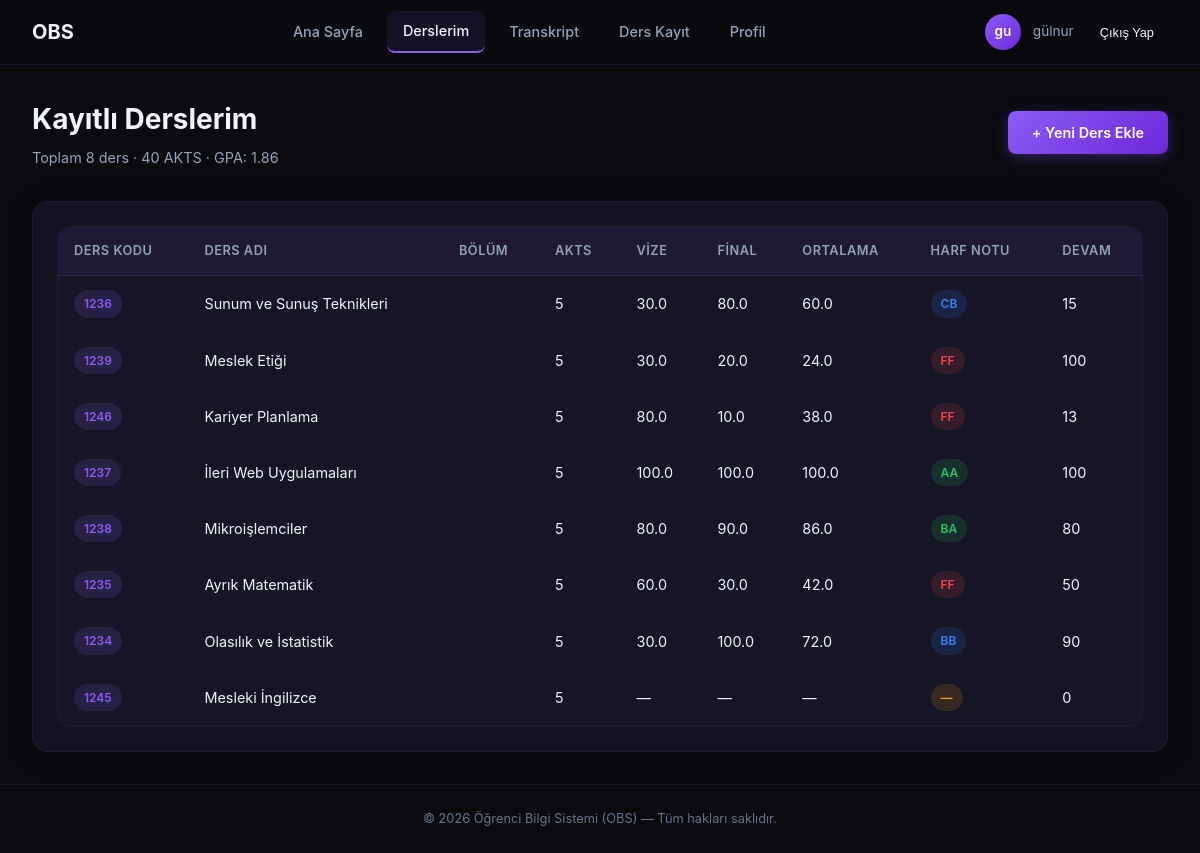
Screenshot of /my-courses/ (signed in) with the database file from the repository.
### core/models.py (models this page shows, shortened)
class User(AbstractUser):
    ROLE_CHOICES = (('admin', 'Admin'), ('teacher', 'Teacher'), ('student', 'Student'))
    role = models.CharField(max_length=10, choices=ROLE_CHOICES, default='admin')

class Enrollment(models.Model):
    student = models.ForeignKey(Student, on_delete=models.CASCADE)
    course = models.ForeignKey(Course, on_delete=models.CASCADE)
    midterm_grade = models.FloatField(null=True, blank=True)
    final_grade = models.FloatField(null=True, blank=True)
    average = models.FloatField(null=True, blank=True)
    letter_grade = models.CharField(max_length=2, null=True, blank=True)
    grade_point = models.FloatField(null=True, blank=True)
    attendance_count = models.IntegerField(default=0)
    def calculate_final_score(self):
        if self.midterm_grade is None or self.final_grade is None:
            return None
        return round((self.midterm_grade * 0.4) + (self.final_grade * 0.6), 2)

class Course(models.Model):
    code = models.CharField(max_length=10)
    title = models.CharField(max_length=100)
    capacity = models.IntegerField()
    instructor = models.ForeignKey(Teacher, on_delete=models.CASCADE)
    ects_credit = models.IntegerField(default=5)
    is_active = models.BooleanField(default=True)
    department = models.ForeignKey(Department, on_delete=models.SET_NULL, null=True, blank=True)

### core/views.py (the view, shortened to what this page needs)
# urls.py: path('my-courses/', views.my_courses_view, name='my_courses'),
@login_required(login_url='login')
def my_courses_view(request):
    student = Student.objects.filter(user=request.user).first()
    enrollments = Enrollment.objects.filter(student=student).select_related('course', 'course__department')
    total_ects = sum(e.course.ects_credit for e in enrollments)
    gpa = _calculate_gpa(enrollments)
    return render(request, 'core/courses/my_courses.html', {
        'enrollments': enrollments,
        'total_ects': total_ects,
        'gpa': gpa,
    })

### core/views.py (called while the page is built)
def _calculate_gpa(enrollments):
    total_points = 0.0
    total_credits = 0
    for e in enrollments:
        if e.grade_point is not None:
            credit = e.course.ects_credit
            total_points += e.grade_point * credit
            total_credits += credit
    if total_credits == 0:
        return 0.0
    return round(total_points / total_credits, 2)

### core/templates/core/courses/my_courses.html (shortened to what this page needs)
{% extends 'base.html' %}
{% load static %}
{% block content %}
<div class="main-content">
    <div class="page-header">
        <div><h1>Kayıtlı Derslerim</h1><p>Toplam {{ enrollments|length }} ders · {{ total_ects }} AKTS · GPA: {{ gpa }}</p></div>
        <a href="{% url 'course_list' %}" class="btn btn-primary">+ Yeni Ders Ekle</a>
    </div>
    <div class="card">
        <div class="table-container">
            <table>
                <thead>
                    <tr>
                        <th>Ders Kodu</th>
                        <th>Ders Adı</th>
                        <th>Bölüm</th>
                        <th>AKTS</th>
                        <th>Vize</th>
                        <th>Final</th>
                        <th>Ortalama</th>
                        <th>Harf Notu</th>
                        <th>Devam</th>
                    </tr>
                </thead>
                <tbody>
                    {% for e in enrollments %}
                    <tr>
                        <td><span class="badge badge-purple">{{ e.course.code }}</span></td>
                        <td>{{ e.course.title }}</td>
                        <td>{{ e.course.department.name }}</td>
                        <td>{{ e.course.ects_credit }}</td>
                        <td>{{ e.midterm_grade|default:"—" }}</td>
                        <td>{{ e.final_grade|default:"—" }}</td>
                        <td>{{ e.calculate_final_score|default:"—" }}</td>
                        <td>
                            {% if e.letter_grade %}
                                {% if e.letter_grade == 'FF' or e.letter_grade == 'FD' %}
                                    <span class="badge badge-danger">{{ e.letter_grade }}</span>
                                {% elif e.letter_grade == 'AA' or e.letter_grade == 'BA' %}
                                    <span class="badge badge-success">{{ e.letter_grade }}</span>
                                {% else %}
                                    <span class="badge badge-info">{{ e.letter_grade }}</span>
                                {% endif %}
                            {% else %}
                                <span class="badge badge-warning">—</span>
                            {% endif %}
                        </td>
                        <td>{{ e.attendance_count }}</td>
                    </tr>
                    {% empty %}
                    <tr><td colspan="9" style="text-align: center; padding: 2rem; color: var(--text-secondary);">Henüz kayıtlı ders bulunmuyor.</td></tr>
                    {% endfor %}
                </tbody>
            </table>
        </div>
    </div>
</div>
{% endblock %}

### core/templates/base.html (shortened to what this page needs)
{% load static %}
<!DOCTYPE html>
<html lang="tr">
<head>
    <link rel="stylesheet" href="{% static 'css/style.css' %}">
</head>
<body>
    {% if user.is_authenticated %}
    {% if user.role|lower == 'teacher' or user.username == 'ibrahim' %}
        {% url 'teacher_dashboard' as home_url %}
    {% elif user.role|lower == 'admin' %}
        {% url 'admin_dashboard' as home_url %}
    {% else %}
        {% url 'ana_sayfa' as home_url %}
    {% endif %}
   <nav class="navbar">
    <div class="navbar-inner">
        <a href="{{ home_url }}" class="navbar-brand">
            <span>OBS</span>
        </a>
        <ul class="navbar-links" id="navLinks">
            <li>
                <a href="{{ home_url }}"
                   class="{% if request.path == home_url %}active{% endif %}">
                    Ana Sayfa
                </a>
            </li>
            {% if user.role|lower == 'teacher' or user.username == 'ibrahim' %}
                <li><a href="{% url 'teacher_courses' %}" class="{% if request.resolver_match.url_name == 'teacher_courses' %}active{% endif %}">Not Girişi</a></li>
            {% elif user.role|lower == 'admin' %}
                <li><a href="{% url 'admin_dashboard' %}" class="{% if request.resolver_match.url_name == 'admin_dashboard' %}active{% endif %}">Yönetim Paneli</a></li>
            {% else %}
                <li><a href="{% url 'my_courses' %}" class="{% if request.resolver_match.url_name == 'my_courses' %}active{% endif %}">Derslerim</a></li>
                <li><a href="{% url 'transcript' %}" class="{% if request.resolver_match.url_name == 'transcript' %}active{% endif %}">Transkript</a></li>
                <li><a href="{% url 'course_list' %}" class="{% if request.resolver_match.url_name == 'course_list' %}active{% endif %}">Ders Kayıt</a></li>
            {% endif %}
            <li><a href="{% url 'profile' %}" class="{% if request.resolver_match.url_name == 'profile' %}active{% endif %}">Profil</a></li>
        </ul>
        <div class="nav-user">
            <div class="nav-avatar">{{ user.first_name|first }}{{ user.last_name|first }}</div>
            <span class="nav-user-name">{{ user.first_name }}</span>
            <form action="{% url 'logout' %}" method="post" style="display:inline;">
                <button type="submit" class="btn-logout" style="background:none; border:none; color:inherit; cursor:pointer;">
                    Çıkış Yap
                </button>
            </form>
        </div>
    </div>
</nav>
    {% endif %}
    {% block content %}{% endblock %}
    {% if user.is_authenticated %}
    <footer class="footer">
        <p>© 2026 Öğrenci Bilgi Sistemi (OBS) — Tüm hakları saklıdır.</p>
    </footer>
    {% endif %}
</body>
</html>

### rows the page displays
User: first_name|first "g", last_name|first "u", first_name "gülnur"
Enrollment: course.code "1236", course "Sunum ve Sunuş Teknikleri", course.ects_credit "5", midterm_grade "30.0", final_grade "80.0", calculate_final_score "60.0", letter_grade "CB", attendance_count "15"
Enrollment: course.code "1239", course "Meslek Etiği", course.ects_credit "5", midterm_grade "30.0", final_grade "20.0", calculate_final_score "24.0", letter_grade "FF", attendance_count "100"
Enrollment: course.code "1246", course "Kariyer Planlama", course.ects_credit "5", midterm_grade "80.0", final_grade "10.0", calculate_final_score "38.0", letter_grade "FF", attendance_count "13"
Enrollment: course.code "1237", course "İleri Web Uygulamaları", course.ects_credit "5", midterm_grade "100.0", final_grade "100.0", calculate_final_score "100.0", letter_grade "AA", attendance_count "100"
Enrollment: course.code "1238", course "Mikroişlemciler", course.ects_credit "5", midterm_grade "80.0", final_grade "90.0", calculate_final_score "86.0", letter_grade "BA", attendance_count "80"
Enrollment: course.code "1235", course "Ayrık Matematik", course.ects_credit "5", midterm_grade "60.0", final_grade "30.0", calculate_final_score "42.0", letter_grade "FF", attendance_count "50"
Enrollment: course.code "1234", course "Olasılık ve İstatistik", course.ects_credit "5", midterm_grade "30.0", final_grade "100.0", calculate_final_score "72.0", letter_grade "BB", attendance_count "90"
Enrollment: course.code "1245", course "Mesleki İngilizce", course.ects_credit "5", midterm_grade "—", final_grade "—", calculate_final_score "—", attendance_count "0"

### other values shown
{{ enrollments|length }} "8"
{{ total_ects }} "40"
{{ gpa }} "1.86"
